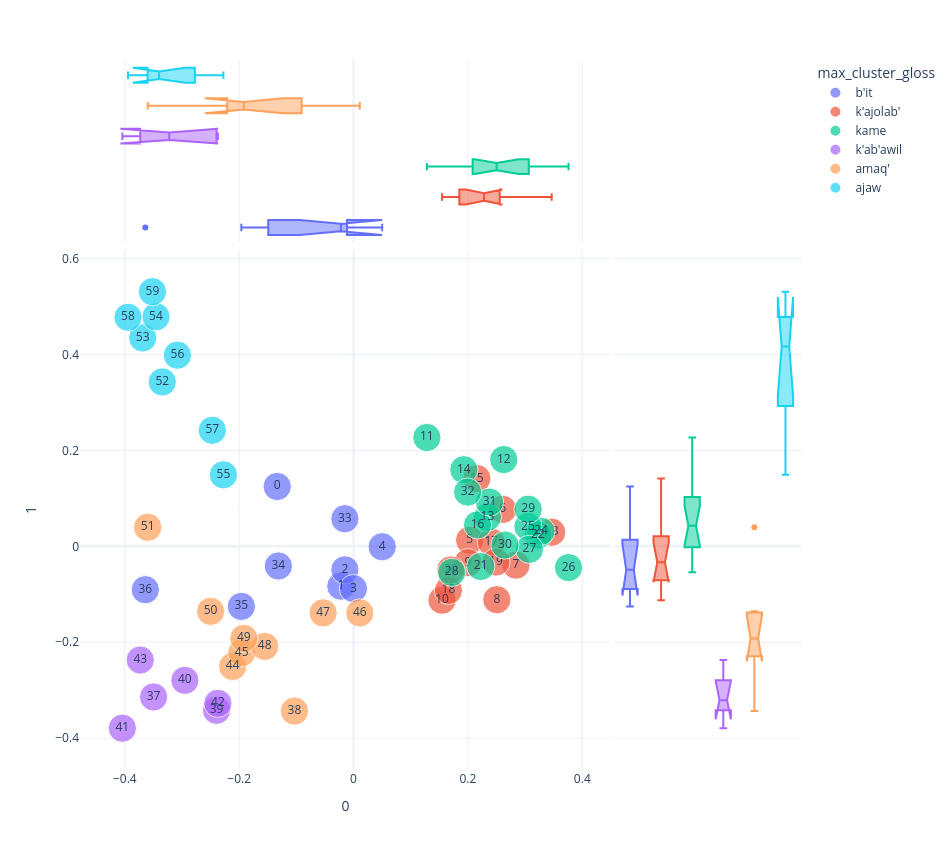
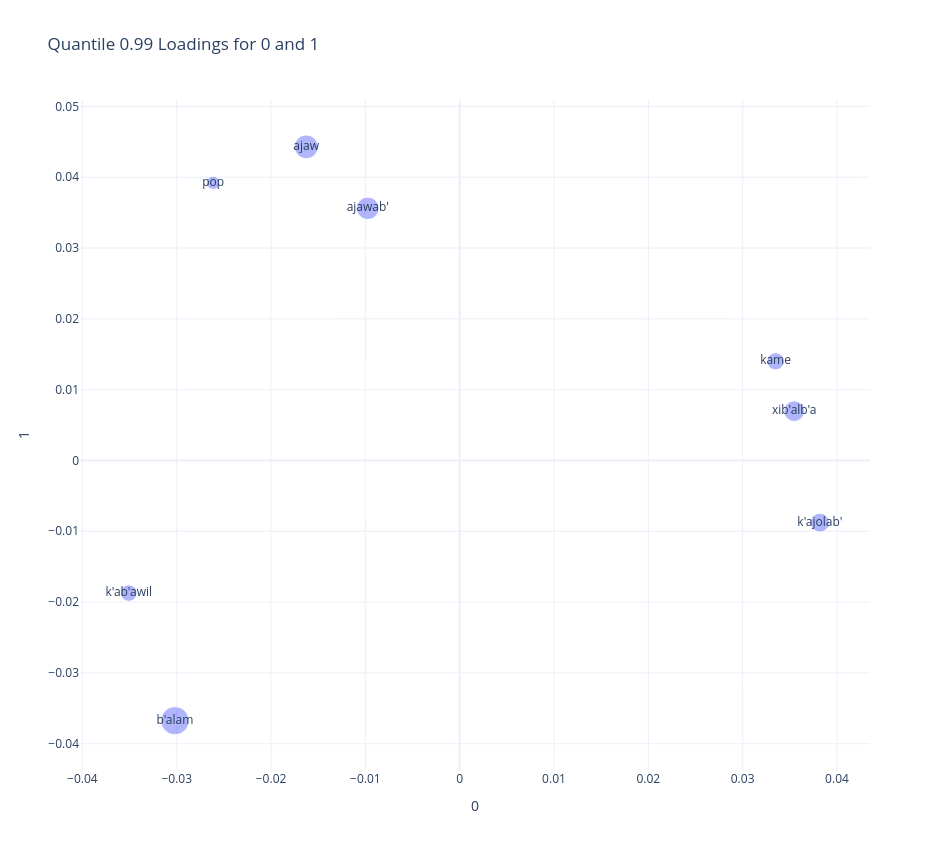

Notebook code for these charts, in order:
### Code cell
plot_pca(0,1)

### Figure 1 — Plotly figure (JSON) as saved in the notebook; plotly's stock layout.template omitted (floating-point values rounded to 4 significant figures)
{"data": [{"hovertemplate": "max_cluster_gloss=b'it<br>0=%{x}<br>1=%{y}<br>size=%{marker.size}<br>chunk_num=%{text}<extra></extra>", "legendgroup": "b'it", "marker": {"color": "#636efa", "size": [1, 1, 1, 1, 1, 1, 1, 1, 1], "sizemode": "area", "sizeref": 0.0025, "symbol": "circle"}, "mode": "markers+text", "name": "b'it", "orientation": "v", "showlegend": true, "text": [0.0, 1.0, 2.0, 3.0, 4.0, 33.0, 34.0, 35.0, 36.0], "type": "scatter", "x": [-0.1335, -0.02226, -0.01521, -0.0002232, 0.05005, -0.01524, -0.1315, -0.1962, -0.3642], "xaxis": "x", "y": [0.1248, -0.08302, -0.04901, -0.08811, -0.0008371, 0.05765, -0.04096, -0.1252, -0.09032], "yaxis": "y"}, {"alignmentgroup": "True", "hovertemplate": "max_cluster_gloss=b'it<br>0=%{x}<extra></extra>", "legendgroup": "b'it", "marker": {"color": "#636efa", "symbol": "circle"}, "name": "b'it", "notched": true, "offsetgroup": "b'it", "showlegend": false, "type": "box", "x": [-0.1335, -0.02226, -0.01521, -0.0002232, 0.05005, -0.01524, -0.1315, -0.1962, -0.3642], "xaxis": "x3", "yaxis": "y3"}, {"alignmentgroup": "True", "hovertemplate": "max_cluster_gloss=b'it<br>1=%{y}<extra></extra>", "legendgroup": "b'it", "marker": {"color": "#636efa", "symbol": "circle"}, "name": "b'it", "notched": true, "offsetgroup": "b'it", "showlegend": false, "type": "box", "xaxis": "x2", "y": [0.1248, -0.08302, -0.04901, -0.08811, -0.0008371, 0.05765, -0.04096, -0.1252, -0.09032], "yaxis": "y2"}, {"hovertemplate": "max_cluster_gloss=k'ajolab'<br>0=%{x}<br>1=%{y}<br>size=%{marker.size}<br>chunk_num=%{text}<extra></extra>", "legendgroup": "k'ajolab'", "marker": {"color": "#EF553B", "size": [1, 1, 1, 1, 1, 1, 1, 1, 1, 1, 1, 1], "sizemode": "area", "sizeref": 0.0025, "symbol": "circle"}, "mode": "markers+text", "name": "k'ajolab'", "orientation": "v", "showlegend": true, "text": [5.0, 6.0, 7.0, 8.0, 9.0, 10.0, 15.0, 17.0, 18.0, 19.0, 20.0, 23.0], "type": "scatter", "x": [0.2029, 0.2608, 0.284, 0.2505, 0.1999, 0.1547, 0.2156, 0.2409, 0.1659, 0.249, 0.17, 0.3465], "xaxis": "x", "y": [0.0128, 0.0771, -0.03909, -0.1113, -0.03392, -0.1122, 0.1414, 0.008709, -0.09185, -0.03265, -0.0493, 0.02954], "yaxis": "y"}, {"alignmentgroup": "True", "hovertemplate": "max_cluster_gloss=k'ajolab'<br>0=%{x}<extra></extra>", "legendgroup": "k'ajolab'", "marker": {"color": "#EF553B", "symbol": "circle"}, "name": "k'ajolab'", "notched": true, "offsetgroup": "k'ajolab'", "showlegend": false, "type": "box", "x": [0.2029, 0.2608, 0.284, 0.2505, 0.1999, 0.1547, 0.2156, 0.2409, 0.1659, 0.249, 0.17, 0.3465], "xaxis": "x3", "yaxis": "y3"}, {"alignmentgroup": "True", "hovertemplate": "max_cluster_gloss=k'ajolab'<br>1=%{y}<extra></extra>", "legendgroup": "k'ajolab'", "marker": {"color": "#EF553B", "symbol": "circle"}, "name": "k'ajolab'", "notched": true, "offsetgroup": "k'ajolab'", "showlegend": false, "type": "box", "xaxis": "x2", "y": [0.0128, 0.0771, -0.03909, -0.1113, -0.03392, -0.1122, 0.1414, 0.008709, -0.09185, -0.03265, -0.0493, 0.02954], "yaxis": "y2"}, {"hovertemplate": "max_cluster_gloss=kame<br>0=%{x}<br>1=%{y}<br>size=%{marker.size}<br>chunk_num=%{text}<extra></extra>", "legendgroup": "kame", "marker": {"color": "#00cc96", "size": [1, 1, 1, 1, 1, 1, 1, 1, 1, 1, 1, 1, 1, 1, 1, 1], "sizemode": "area", "sizeref": 0.0025, "symbol": "circle"}, "mode": "markers+text", "name": "kame", "orientation": "v", "showlegend": true, "text": [11.0, 12.0, 13.0, 14.0, 16.0, 21.0, 22.0, 24.0, 25.0, 26.0, 27.0, 28.0, 29.0, 30.0, 31.0, 32.0], "type": "scatter", "x": [0.1282, 0.2626, 0.234, 0.1928, 0.2168, 0.2224, 0.3224, 0.3277, 0.3049, 0.3759, 0.3075, 0.1716, 0.3053, 0.2647, 0.2378, 0.1995], "xaxis": "x", "y": [0.227, 0.181, 0.06057, 0.1599, 0.0448, -0.04199, 0.02366, 0.03161, 0.04138, -0.0443, -0.006249, -0.05417, 0.07749, 0.002772, 0.09225, 0.1131], "yaxis": "y"}, {"alignmentgroup": "True", "hovertemplate": "max_cluster_gloss=kame<br>0=%{x}<extra></extra>", "legendgroup": "kame", "marker": {"color": "#00cc96", "symbol": "circle"}, "name": "kame", "notched": true, "offsetgroup": "kame", "showlegend": false, "type": "box", "x": [0.1282, 0.2626, 0.234, 0.1928, 0.2168, 0.2224, 0.3224, 0.3277, 0.3049, 0.3759, 0.3075, 0.1716, 0.3053, 0.2647, 0.2378, 0.1995], "xaxis": "x3", "yaxis": "y3"}, {"alignmentgroup": "True", "hovertemplate": "max_cluster_gloss=kame<br>1=%{y}<extra></extra>", "legendgroup": "kame", "marker": {"color": "#00cc96", "symbol": "circle"}, "name": "kame", "notched": true, "offsetgroup": "kame", "showlegend": false, "type": "box", "xaxis": "x2", "y": [0.227, 0.181, 0.06057, 0.1599, 0.0448, -0.04199, 0.02366, 0.03161, 0.04138, -0.0443, -0.006249, -0.05417, 0.07749, 0.002772, 0.09225, 0.1131], "yaxis": "y2"}, {"hovertemplate": "max_cluster_gloss=k'ab'awil<br>0=%{x}<br>1=%{y}<br>size=%{marker.size}<br>chunk_num=%{text}<extra></extra>", "legendgroup": "k'ab'awil", "marker": {"color": "#ab63fa", "size": [1, 1, 1, 1, 1, 1], "sizemode": "area", "sizeref": 0.0025, "symbol": "circle"}, "mode": "markers+text", "name": "k'ab'awil", "orientation": "v", "showlegend": true, "text": [37.0, 39.0, 40.0, 41.0, 42.0, 43.0], "type": "scatter", "x": [-0.3497, -0.2397, -0.295, -0.4043, -0.2373, -0.373], "xaxis": "x", "y": [-0.314, -0.3418, -0.2794, -0.3791, -0.3273, -0.237], "yaxis": "y"}, {"alignmentgroup": "True", "hovertemplate": "max_cluster_gloss=k'ab'awil<br>0=%{x}<extra></extra>", "legendgroup": "k'ab'awil", "marker": {"color": "#ab63fa", "symbol": "circle"}, "name": "k'ab'awil", "notched": true, "offsetgroup": "k'ab'awil", "showlegend": false, "type": "box", "x": [-0.3497, -0.2397, -0.295, -0.4043, -0.2373, -0.373], "xaxis": "x3", "yaxis": "y3"}, {"alignmentgroup": "True", "hovertemplate": "max_cluster_gloss=k'ab'awil<br>1=%{y}<extra></extra>", "legendgroup": "k'ab'awil", "marker": {"color": "#ab63fa", "symbol": "circle"}, "name": "k'ab'awil", "notched": true, "offsetgroup": "k'ab'awil", "showlegend": false, "type": "box", "xaxis": "x2", "y": [-0.314, -0.3418, -0.2794, -0.3791, -0.3273, -0.237], "yaxis": "y2"}, {"hovertemplate": "max_cluster_gloss=amaq'<br>0=%{x}<br>1=%{y}<br>size=%{marker.size}<br>chunk_num=%{text}<extra></extra>", "legendgroup": "amaq'", "marker": {"color": "#FFA15A", "size": [1, 1, 1, 1, 1, 1, 1, 1, 1], "sizemode": "area", "sizeref": 0.0025, "symbol": "circle"}, "mode": "markers+text", "name": "amaq'", "orientation": "v", "showlegend": true, "text": [38.0, 44.0, 45.0, 46.0, 47.0, 48.0, 49.0, 50.0, 51.0], "type": "scatter", "x": [-0.1034, -0.2115, -0.1955, 0.01089, -0.05329, -0.1554, -0.1919, -0.25, -0.3599], "xaxis": "x", "y": [-0.3434, -0.2504, -0.2218, -0.1388, -0.1387, -0.2087, -0.1919, -0.1355, 0.03988], "yaxis": "y"}, {"alignmentgroup": "True", "hovertemplate": "max_cluster_gloss=amaq'<br>0=%{x}<extra></extra>", "legendgroup": "amaq'", "marker": {"color": "#FFA15A", "symbol": "circle"}, "name": "amaq'", "notched": true, "offsetgroup": "amaq'", "showlegend": false, "type": "box", "x": [-0.1034, -0.2115, -0.1955, 0.01089, -0.05329, -0.1554, -0.1919, -0.25, -0.3599], "xaxis": "x3", "yaxis": "y3"}, {"alignmentgroup": "True", "hovertemplate": "max_cluster_gloss=amaq'<br>1=%{y}<extra></extra>", "legendgroup": "amaq'", "marker": {"color": "#FFA15A", "symbol": "circle"}, "name": "amaq'", "notched": true, "offsetgroup": "amaq'", "showlegend": false, "type": "box", "xaxis": "x2", "y": [-0.3434, -0.2504, -0.2218, -0.1388, -0.1387, -0.2087, -0.1919, -0.1355, 0.03988], "yaxis": "y2"}, {"hovertemplate": "max_cluster_gloss=ajaw<br>0=%{x}<br>1=%{y}<br>size=%{marker.size}<br>chunk_num=%{text}<extra></extra>", "legendgroup": "ajaw", "marker": {"color": "#19d3f3", "size": [1, 1, 1, 1, 1, 1, 1, 1], "sizemode": "area", "sizeref": 0.0025, "symbol": "circle"}, "mode": "markers+text", "name": "ajaw", "orientation": "v", "showlegend": true, "text": [52.0, 53.0, 54.0, 55.0, 56.0, 57.0, 58.0, 59.0], "type": "scatter", "x": [-0.3345, -0.3687, -0.3456, -0.2276, -0.308, -0.247, -0.3945, -0.3517], "xaxis": "x", "y": [0.3428, 0.4347, 0.4787, 0.1492, 0.3986, 0.242, 0.4777, 0.5311], "yaxis": "y"}, {"alignmentgroup": "True", "hovertemplate": "max_cluster_gloss=ajaw<br>0=%{x}<extra></extra>", "legendgroup": "ajaw", "marker": {"color": "#19d3f3", "symbol": "circle"}, "name": "ajaw", "notched": true, "offsetgroup": "ajaw", "showlegend": false, "type": "box", "x": [-0.3345, -0.3687, -0.3456, -0.2276, -0.308, -0.247, -0.3945, -0.3517], "xaxis": "x3", "yaxis": "y3"}, {"alignmentgroup": "True", "hovertemplate": "max_cluster_gloss=ajaw<br>1=%{y}<extra></extra>", "legendgroup": "ajaw", "marker": {"color": "#19d3f3", "symbol": "circle"}, "name": "ajaw", "notched": true, "offsetgroup": "ajaw", "showlegend": false, "type": "box", "xaxis": "x2", "y": [0.3428, 0.4347, 0.4787, 0.1492, 0.3986, 0.242, 0.4777, 0.5311], "yaxis": "y2"}], "layout": {"height": 850, "legend": {"itemsizing": "constant", "title": {"text": "max_cluster_gloss"}, "tracegroupgap": 0}, "margin": {"t": 60}, "width": 950, "xaxis": {"anchor": "y", "domain": [0, 0.7363], "title": {"text": "0"}}, "xaxis2": {"anchor": "y2", "domain": [0.7413, 1], "matches": "x2", "showgrid": false, "showline": false, "showticklabels": false, "ticks": ""}, "xaxis3": {"anchor": "y3", "domain": [0, 0.7363], "matches": "x", "showgrid": true, "showticklabels": false}, "xaxis4": {"anchor": "y4", "domain": [0.7413, 1], "matches": "x2", "showgrid": false, "showline": false, "showticklabels": false, "ticks": ""}, "yaxis": {"anchor": "x", "domain": [0, 0.7326], "title": {"text": "1"}}, "yaxis2": {"anchor": "x2", "domain": [0, 0.7326], "matches": "y", "showgrid": true, "showticklabels": false}, "yaxis3": {"anchor": "x3", "domain": [0.7426, 1], "matches": "y3", "showgrid": false, "showline": false, "showticklabels": false, "ticks": ""}, "yaxis4": {"anchor": "x4", "domain": [0.7426, 1], "matches": "y3", "showgrid": true, "showline": false, "showticklabels": false, "ticks": ""}}}

### Figure 2 — Plotly figure (JSON) as saved in the notebook; plotly's stock layout.template omitted (floating-point values rounded to 4 significant figures)
{"data": [{"hovertemplate": "0=%{x}<br>1=%{y}<br>n=%{marker.size}<br>text=%{text}<extra></extra>", "legendgroup": "", "marker": {"color": "#636efa", "opacity": 0.5, "size": [66, 87, 72, 103, 137, 122, 193, 42], "sizemode": "area", "sizeref": 0.4825, "symbol": "circle"}, "mode": "markers+text", "name": "", "orientation": "v", "showlegend": false, "text": ["k'ab'awil", "k'ajolab'", "kame", "xib'alb'a", "ajaw", "ajawab'", "b'alam", "pop"], "type": "scatter", "x": [-0.03509, 0.03819, 0.03349, 0.03546, -0.01627, -0.009744, -0.03019, -0.02614], "xaxis": "x", "y": [-0.01872, -0.008778, 0.01401, 0.006965, 0.0443, 0.03561, -0.03675, 0.03921], "yaxis": "y"}], "layout": {"height": 850, "legend": {"itemsizing": "constant", "tracegroupgap": 0}, "title": {"text": "Quantile 0.99 Loadings for 0 and 1"}, "width": 950, "xaxis": {"anchor": "y", "domain": [0, 1], "title": {"text": "0"}}, "yaxis": {"anchor": "x", "domain": [0, 1], "title": {"text": "1"}}}}
